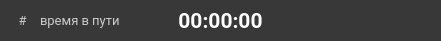
     <widget class="QFrame" name="f_track">
      <property name="geometry">
       <rect>
        <x>20</x>
        <y>320</y>
        <width>441</width>
        <height>41</height>
       </rect>
      </property>
      <property name="minimumSize">
       <size>
        <width>441</width>
        <height>41</height>
       </size>
      </property>
      <property name="maximumSize">
       <size>
        <width>441</width>
        <height>41</height>
       </size>
      </property>
      <property name="styleSheet">
       <string notr="true">background-color: #383838;
border-radius: 20px;</string>
      </property>
      <property name="frameShape">
       <enum>QFrame::StyledPanel</enum>
      </property>
      <property name="frameShadow">
       <enum>QFrame::Raised</enum>
      </property>
      <widget class="QLabel" name="stat_trip_time">
       <property name="geometry">
        <rect>
         <x>40</x>
         <y>0</y>
         <width>110</width>
         <height>41</height>
        </rect>
       </property>
       <property name="minimumSize">
        <size>
         <width>110</width>
         <height>41</height>
        </size>
       </property>
       <property name="maximumSize">
        <size>
         <width>110</width>
         <height>41</height>
        </size>
       </property>
       <property name="palette">
        <palette>
         <active>
          <colorrole role="WindowText">
           <brush brushstyle="SolidPattern">
            <color alpha="255">
             <red>204</red>
             <green>204</green>
             <blue>204</blue>
            </color>
           </brush>
          </colorrole>
          <colorrole role="Button">
           <brush brushstyle="SolidPattern">
            <color alpha="255">
             <red>56</red>
             <green>56</green>
             <blue>56</blue>
            </color>
           </brush>
          </colorrole>
          <colorrole role="Text">
           <brush brushstyle="SolidPattern">
            <color alpha="255">
             <red>204</red>
             <green>204</green>
             <blue>204</blue>
            </color>
           </brush>
          </colorrole>
          <colorrole role="ButtonText">
           <brush brushstyle="SolidPattern">
            <color alpha="255">
             <red>204</red>
             <green>204</green>
             <blue>204</blue>
            </color>
           </brush>
          </colorrole>
          <colorrole role="Base">
           <brush brushstyle="SolidPattern">
            <color alpha="255">
             <red>56</red>
             <green>56</green>
             <blue>56</blue>
            </color>
           </brush>
          </colorrole>
          <colorrole role="Window">
           <brush brushstyle="SolidPattern">
            <color alpha="255">
             <red>56</red>
             <green>56</green>
             <blue>56</blue>
            </color>
           </brush>
          </colorrole>
         </active>
         <inactive>
          <colorrole role="WindowText">
           <brush brushstyle="SolidPattern">
            <color alpha="255">
             <red>204</red>
             <green>204</green>
             <blue>204</blue>
            </color>
           </brush>
          </colorrole>
          <colorrole role="Button">
           <brush brushstyle="SolidPattern">
            <color alpha="255">
             <red>56</red>
             <green>56</green>
             <blue>56</blue>
            </color>
           </brush>
          </colorrole>
          <colorrole role="Text">
           <brush brushstyle="SolidPattern">
            <color alpha="255">
             <red>204</red>
             <green>204</green>
             <blue>204</blue>
            </color>
           </brush>
          </colorrole>
          <colorrole role="ButtonText">
           <brush brushstyle="SolidPattern">
            <color alpha="255">
             <red>204</red>
             <green>204</green>
             <blue>204</blue>
            </color>
           </brush>
          </colorrole>
          <colorrole role="Base">
           <brush brushstyle="SolidPattern">
            <color alpha="255">
             <red>56</red>
             <green>56</green>
             <blue>56</blue>
            </color>
           </brush>
          </colorrole>
          <colorrole role="Window">
           <brush brushstyle="SolidPattern">
            <color alpha="255">
             <red>56</red>
             <green>56</green>
             <blue>56</blue>
            </color>
           </brush>
          </colorrole>
         </inactive>
         <disabled>
          <colorrole role="WindowText">
           <brush brushstyle="SolidPattern">
            <color alpha="255">
             <red>204</red>
             <green>204</green>
             <blue>204</blue>
            </color>
           </brush>
          </colorrole>
          <colorrole role="Button">
           <brush brushstyle="SolidPattern">
            <color alpha="255">
             <red>56</red>
             <green>56</green>
             <blue>56</blue>
            </color>
           </brush>
          </colorrole>
          <colorrole role="Text">
           <brush brushstyle="SolidPattern">
            <color alpha="255">
             <red>204</red>
             <green>204</green>
             <blue>204</blue>
            </color>
           </brush>
          </colorrole>
          <colorrole role="ButtonText">
           <brush brushstyle="SolidPattern">
            <color alpha="255">
             <red>204</red>
             <green>204</green>
             <blue>204</blue>
            </color>
           </brush>
          </colorrole>
          <colorrole role="Base">
           <brush brushstyle="SolidPattern">
            <color alpha="255">
             <red>56</red>
             <green>56</green>
             <blue>56</blue>
            </color>
           </brush>
          </colorrole>
          <colorrole role="Window">
           <brush brushstyle="SolidPattern">
            <color alpha="255">
             <red>56</red>
             <green>56</green>
             <blue>56</blue>
            </color>
           </brush>
          </colorrole>
         </disabled>
        </palette>
       </property>
       <property name="font">
        <font>
         <family>Roboto</family>
         <pointsize>10</pointsize>
        </font>
       </property>
       <property name="styleSheet">
        <string notr="true">color: #CCCCCC;</string>
       </property>
       <property name="text">
        <string>время в пути</string>
       </property>
       <property name="alignment">
        <set>Qt::AlignLeading|Qt::AlignLeft|Qt::AlignVCenter</set>
       </property>
      </widget>
      <widget class="QLabel" name="lbl_track_time">
       <property name="geometry">
        <rect>
         <x>170</x>
         <y>0</y>
         <width>101</width>
         <height>41</height>
        </rect>
       </property>
       <property name="minimumSize">
        <size>
         <width>101</width>
         <height>41</height>
        </size>
       </property>
       <property name="maximumSize">
        <size>
         <width>101</width>
         <height>41</height>
        </size>
       </property>
       <property name="palette">
        <palette>
         <active>
          <colorrole role="WindowText">
           <brush brushstyle="SolidPattern">
            <color alpha="255">
             <red>255</red>
             <green>255</green>
             <blue>255</blue>
            </color>
           </brush>
          </colorrole>
          <colorrole role="Button">
           <brush brushstyle="SolidPattern">
            <color alpha="255">
             <red>56</red>
             <green>56</green>
             <blue>56</blue>
            </color>
           </brush>
          </colorrole>
          <colorrole role="Text">
           <brush brushstyle="SolidPattern">
            <color alpha="255">
             <red>255</red>
             <green>255</green>
             <blue>255</blue>
            </color>
           </brush>
          </colorrole>
          <colorrole role="ButtonText">
           <brush brushstyle="SolidPattern">
            <color alpha="255">
             <red>255</red>
             <green>255</green>
             <blue>255</blue>
            </color>
           </brush>
          </colorrole>
          <colorrole role="Base">
           <brush brushstyle="SolidPattern">
            <color alpha="255">
             <red>56</red>
             <green>56</green>
             <blue>56</blue>
            </color>
           </brush>
          </colorrole>
          <colorrole role="Window">
           <brush brushstyle="SolidPattern">
            <color alpha="255">
             <red>56</red>
             <green>56</green>
             <blue>56</blue>
            </color>
           </brush>
          </colorrole>
         </active>
         <inactive>
          <colorrole role="WindowText">
           <brush brushstyle="SolidPattern">
            <color alpha="255">
             <red>255</red>
             <green>255</green>
             <blue>255</blue>
            </color>
           </brush>
          </colorrole>
          <colorrole role="Button">
           <brush brushstyle="SolidPattern">
            <color alpha="255">
             <red>56</red>
             <green>56</green>
             <blue>56</blue>
            </color>
           </brush>
          </colorrole>
          <colorrole role="Text">
           <brush brushstyle="SolidPattern">
            <color alpha="255">
             <red>255</red>
             <green>255</green>
             <blue>255</blue>
            </color>
           </brush>
          </colorrole>
          <colorrole role="ButtonText">
           <brush brushstyle="SolidPattern">
            <color alpha="255">
             <red>255</red>
             <green>255</green>
             <blue>255</blue>
            </color>
           </brush>
          </colorrole>
          <colorrole role="Base">
           <brush brushstyle="SolidPattern">
            <color alpha="255">
             <red>56</red>
             <green>56</green>
             <blue>56</blue>
            </color>
           </brush>
          </colorrole>
          <colorrole role="Window">
           <brush brushstyle="SolidPattern">
            <color alpha="255">
             <red>56</red>
             <green>56</green>
             <blue>56</blue>
            </color>
           </brush>
          </colorrole>
         </inactive>
         <disabled>
          <colorrole role="WindowText">
           <brush brushstyle="SolidPattern">
            <color alpha="255">
             <red>255</red>
             <green>255</green>
             <blue>255</blue>
            </color>
           </brush>
          </colorrole>
          <colorrole role="Button">
           <brush brushstyle="SolidPattern">
            <color alpha="255">
             <red>56</red>
             <green>56</green>
             <blue>56</blue>
            </color>
           </brush>
          </colorrole>
          <colorrole role="Text">
           <brush brushstyle="SolidPattern">
            <color alpha="255">
             <red>255</red>
             <green>255</green>
             <blue>255</blue>
            </color>
           </brush>
          </colorrole>
          <colorrole role="ButtonText">
           <brush brushstyle="SolidPattern">
            <color alpha="255">
             <red>255</red>
             <green>255</green>
             <blue>255</blue>
            </color>
           </brush>
          </colorrole>
          <colorrole role="Base">
           <brush brushstyle="SolidPattern">
            <color alpha="255">
             <red>56</red>
             <green>56</green>
             <blue>56</blue>
            </color>
           </brush>
          </colorrole>
          <colorrole role="Window">
           <brush brushstyle="SolidPattern">
            <color alpha="255">
             <red>56</red>
             <green>56</green>
             <blue>56</blue>
            </color>
           </brush>
          </colorrole>
         </disabled>
        </palette>
       </property>
       <property name="font">
        <font>
         <family>Roboto</family>
         <pointsize>16</pointsize>
         <weight>75</weight>
         <bold>true</bold>
        </font>
       </property>
       <property name="styleSheet">
        <string notr="true">color: rgb(255, 255, 255);</string>
       </property>
       <property name="text">
        <string>00:00:00</string>
       </property>
       <property name="alignment">
        <set>Qt::AlignCenter</set>
       </property>
      </widget>
      <widget class="QPushButton" name="btn_play_pause_track">
       <property name="geometry">
        <rect>
         <x>270</x>
         <y>0</y>
         <width>41</width>
         <height>41</height>
        </rect>
       </property>
       <property name="font">
        <font>
         <family>Roboto</family>
         <pointsize>20</pointsize>
         <weight>75</weight>
         <bold>true</bold>
        </font>
       </property>
       <property name="styleSheet">
        <string notr="true"/>
       </property>
       <property name="text">
        <string/>
       </property>
      </widget>
      <widget class="QPushButton" name="btn_stop_track">
       <property name="geometry">
        <rect>
         <x>390</x>
         <y>0</y>
         <width>41</width>
         <height>41</height>
        </rect>
       </property>
       <property name="font">
        <font>
         <family>Roboto</family>
         <pointsize>20</pointsize>
         <weight>75</weight>
         <bold>true</bold>
        </font>
       </property>
       <property name="layoutDirection">
        <enum>Qt::LeftToRight</enum>
       </property>
       <property name="styleSheet">
        <string notr="true">color: rgb(255, 255, 255);
color: rgb(250, 0, 0);</string>
       </property>
       <property name="text">
        <string/>
       </property>
      </widget>
      <widget class="QLabel" name="stat_trip_icon">
       <property name="geometry">
        <rect>
         <x>10</x>
         <y>8</y>
         <width>25</width>
         <height>25</height>
        </rect>
       </property>
       <property name="palette">
        <palette>
         <active>
          <colorrole role="WindowText">
           <brush brushstyle="SolidPattern">
            <color alpha="255">
             <red>204</red>
             <green>204</green>
             <blue>204</blue>
            </color>
           </brush>
          </colorrole>
          <colorrole role="Button">
           <brush brushstyle="SolidPattern">
            <color alpha="255">
             <red>56</red>
             <green>56</green>
             <blue>56</blue>
            </color>
           </brush>
          </colorrole>
          <colorrole role="Text">
           <brush brushstyle="SolidPattern">
            <color alpha="255">
             <red>204</red>
             <green>204</green>
             <blue>204</blue>
            </color>
           </brush>
          </colorrole>
          <colorrole role="ButtonText">
           <brush brushstyle="SolidPattern">
            <color alpha="255">
             <red>204</red>
             <green>204</green>
             <blue>204</blue>
            </color>
           </brush>
          </colorrole>
          <colorrole role="Base">
           <brush brushstyle="SolidPattern">
            <color alpha="255">
             <red>56</red>
             <green>56</green>
             <blue>56</blue>
            </color>
           </brush>
          </colorrole>
          <colorrole role="Window">
           <brush brushstyle="SolidPattern">
            <color alpha="255">
             <red>56</red>
             <green>56</green>
             <blue>56</blue>
            </color>
           </brush>
          </colorrole>
         </active>
         <inactive>
          <colorrole role="WindowText">
           <brush brushstyle="SolidPattern">
            <color alpha="255">
             <red>204</red>
             <green>204</green>
             <blue>204</blue>
            </color>
           </brush>
          </colorrole>
          <colorrole role="Button">
           <brush brushstyle="SolidPattern">
            <color alpha="255">
             <red>56</red>
             <green>56</green>
             <blue>56</blue>
            </color>
           </brush>
          </colorrole>
          <colorrole role="Text">
           <brush brushstyle="SolidPattern">
            <color alpha="255">
             <red>204</red>
             <green>204</green>
             <blue>204</blue>
            </color>
           </brush>
          </colorrole>
          <colorrole role="ButtonText">
           <brush brushstyle="SolidPattern">
            <color alpha="255">
             <red>204</red>
             <green>204</green>
             <blue>204</blue>
            </color>
           </brush>
          </colorrole>
          <colorrole role="Base">
           <brush brushstyle="SolidPattern">
            <color alpha="255">
             <red>56</red>
             <green>56</green>
             <blue>56</blue>
            </color>
           </brush>
          </colorrole>
          <colorrole role="Window">
           <brush brushstyle="SolidPattern">
            <color alpha="255">
             <red>56</red>
             <green>56</green>
             <blue>56</blue>
            </color>
           </brush>
          </colorrole>
         </inactive>
         <disabled>
          <colorrole role="WindowText">
           <brush brushstyle="SolidPattern">
            <color alpha="255">
             <red>204</red>
             <green>204</green>
             <blue>204</blue>
            </color>
           </brush>
          </colorrole>
          <colorrole role="Button">
           <brush brushstyle="SolidPattern">
            <color alpha="255">
             <red>56</red>
             <green>56</green>
             <blue>56</blue>
            </color>
           </brush>
          </colorrole>
          <colorrole role="Text">
           <brush brushstyle="SolidPattern">
            <color alpha="255">
             <red>204</red>
             <green>204</green>
             <blue>204</blue>
            </color>
           </brush>
          </colorrole>
          <colorrole role="ButtonText">
           <brush brushstyle="SolidPattern">
            <color alpha="255">
             <red>204</red>
             <green>204</green>
             <blue>204</blue>
            </color>
           </brush>
          </colorrole>
          <colorrole role="Base">
           <brush brushstyle="SolidPattern">
            <color alpha="255">
             <red>56</red>
             <green>56</green>
             <blue>56</blue>
            </color>
           </brush>
          </colorrole>
          <colorrole role="Window">
           <brush brushstyle="SolidPattern">
            <color alpha="255">
             <red>56</red>
             <green>56</green>
             <blue>56</blue>
            </color>
           </brush>
          </colorrole>
         </disabled>
        </palette>
       </property>
       <property name="font">
        <font>
         <family>Roboto</family>
         <pointsize>10</pointsize>
        </font>
       </property>
       <property name="styleSheet">
        <string notr="true">color: #CCCCCC;</string>
       </property>
       <property name="text">
        <string>#</string>
       </property>
       <property name="alignment">
        <set>Qt::AlignCenter</set>
       </property>
      </widget>
     </widget>
